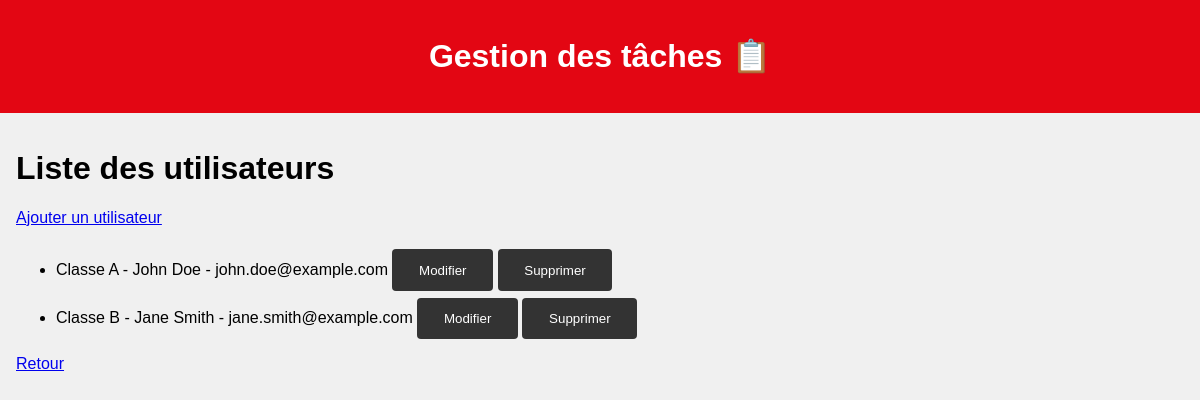
Screenshot of /users with the database file from the repository.
### app.py (models this page shows, shortened)
class User(db.Model):
    id = db.Column(db.Integer, primary_key=True)
    first_name = db.Column(db.String(100), nullable=False)
    last_name = db.Column(db.String(100), nullable=False)
    email = db.Column(db.String(100), unique=True, nullable=False)
    class_name = db.Column(db.String(100), nullable=False)
    progress = db.Column(db.Integer, nullable=False, default=0)

### app.py (the view)
@app.route('/users')
def users():
    users = User.query.order_by(User.class_name).all()
    return render_template('users.html', users=users)

### templates/users.html (shortened to what this page needs)
{% extends "base.html" %}
{% block content %}
<h1>Liste des utilisateurs</h1>
<a href="{{ url_for('add_user') }}">Ajouter un utilisateur</a>
<ul>
    {% for user in users %}
        <li>{{ user.class_name }} - {{ user.first_name }} {{ user.last_name }} - {{ user.email }}
            <form action="{{ url_for('edit_user', id=user.id) }}" method="post" style="display:inline;">
                <button type="submit">Modifier</button>
            </form>
            <form action="{{ url_for('delete_user', id=user.id) }}" method="post" style="display:inline;">
                <button type="submit">Supprimer</button>
            </form>
        </li>
    {% endfor %}
</ul>
<a href="{{ url_for('index') }}">Retour</a>
{% endblock %}

### static/css/base.css (style rules this page uses)
body { font-family: Arial, sans-serif; margin: 0; padding: 0; background-color: #f0f0f0; }
.center-container button { background-color: #333; color: white; border: none; padding: 1em 2em; margin-top: 0.5em; cursor: pointer; border-radius: 4px; }

### rows the page displays
User: class_name "Classe A", first_name "John", last_name "Doe", email "john.doe@example.com"
User: class_name "Classe B", first_name "Jane", last_name "Smith", email "jane.smith@example.com"
